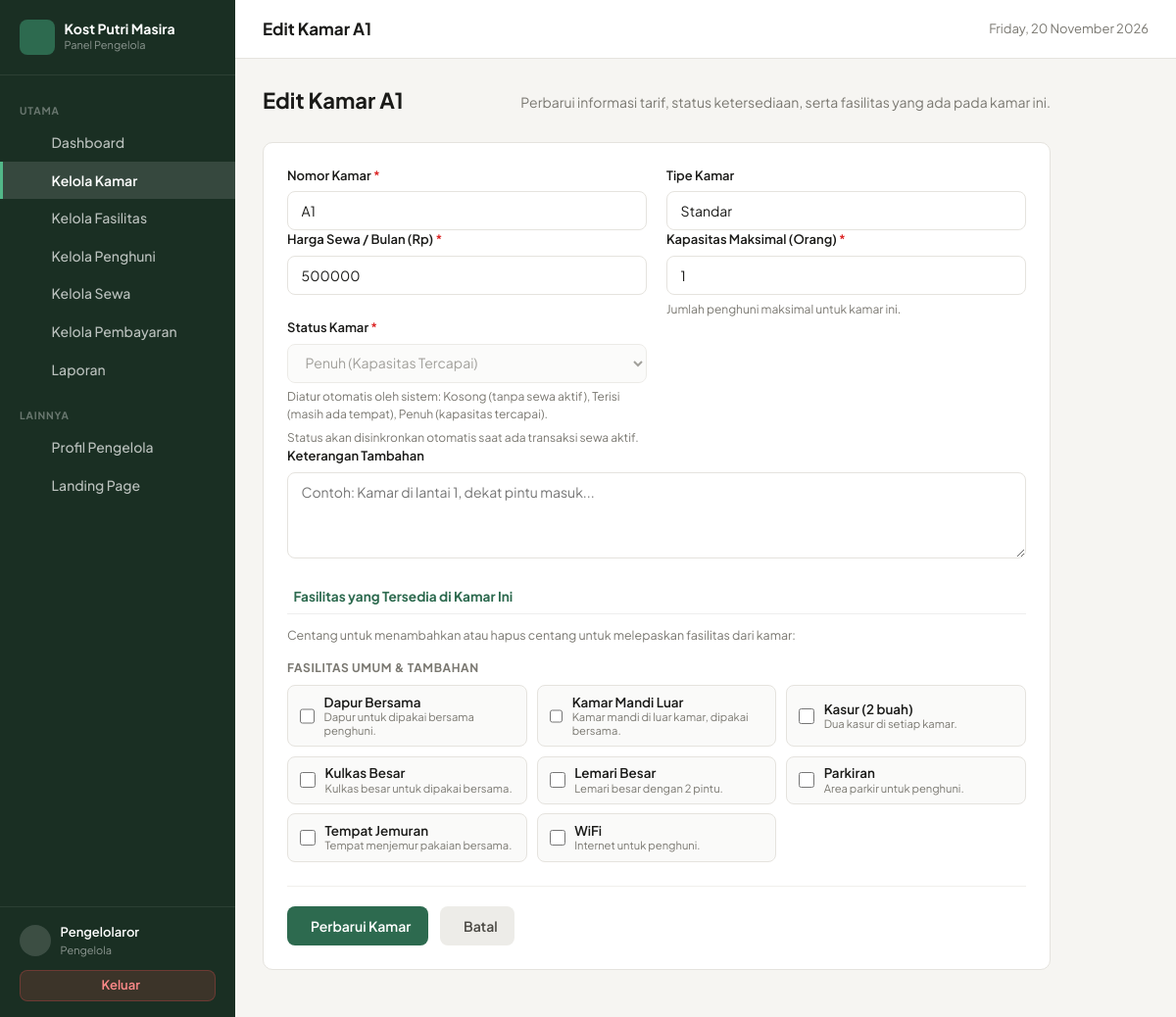
The page /admin/kamar/edit.php?id=1 (signed in) on the database its author committed.
### tables this page shows
CREATE TABLE `kamar` (
  `id_kamar` int NOT NULL,
  `nomor_kamar` varchar(20) NOT NULL,
  `tipe_kamar` varchar(50) DEFAULT NULL,
  `kapasitas` int NOT NULL DEFAULT '1',
  `harga` decimal(12,2) NOT NULL,
  `status` enum('kosong','terisi','penuh') NOT NULL DEFAULT 'kosong',
  `keterangan` text,
  `created_at` timestamp NULL DEFAULT CURRENT_TIMESTAMP
);

CREATE TABLE `fasilitas` (
  `id_fasilitas` int NOT NULL,
  `nama_fasilitas` varchar(100) NOT NULL,
  `jenis` enum('kamar','umum') NOT NULL,
  `keterangan` text
);

### includes/auth_check.php (called while the page is built, shortened)
<?php
function isLoggedIn(): bool {
    return isset($_SESSION['user_id']) && !empty($_SESSION['user_id']);
}
function currentUser(): ?array {
    return [
        'id_user'     => $_SESSION['user_id'] ?? null,
        'nama'        => $_SESSION['nama'] ?? '',
        'username'    => $_SESSION['username'] ?? '',
        'role'        => $_SESSION['role'] ?? '',
        'id_penghuni' => $_SESSION['id_penghuni'] ?? null,
    ];
}

### includes/functions.php (called while the page is built, shortened)
<?php
function e(?string $string): string {
    return htmlspecialchars((string)$string, ENT_QUOTES, 'UTF-8');
}

### admin/kamar/edit.php (the view, shortened to what this page needs)
<?php
require_once __DIR__ . '/../../config/database.php';
require_once __DIR__ . '/../../includes/functions.php';
require_once __DIR__ . '/../../includes/auth_check.php';
$user = currentUser();
$id_kamar = (int)($_GET['id'] ?? $_POST['id_kamar'] ?? 0);
try {
    $stmtKamar = $pdo->prepare("SELECT * FROM kamar WHERE id_kamar = :id LIMIT 1");
    $stmtKamar->execute(['id' => $id_kamar]);
    $kamar = $stmtKamar->fetch();
    $stmtKf = $pdo->prepare("SELECT id_fasilitas FROM kamar_fasilitas WHERE id_kamar = :id");
    $stmtKf->execute(['id' => $id_kamar]);
    $currentFasilitas = $stmtKf->fetchAll(PDO::FETCH_COLUMN);
    $fasilitasUmum  = $pdo->query("SELECT * FROM fasilitas WHERE jenis = 'umum'  ORDER BY nama_fasilitas ASC")->fetchAll();} catch (PDOException $e) {
    setFlash('danger', 'Terjadi kesalahan sistem: ' . $e->getMessage());
    redirect('index.php');}
$nomor_kamar       = $kamar['nomor_kamar'];
$tipe_kamar        = $kamar['tipe_kamar'] ?? 'Standar';
$harga             = (float)$kamar['harga'];
$kapasitas         = max(1, (int)($kamar['kapasitas'] ?? 1));
$status            = $kamar['status'];
$keterangan        = $kamar['keterangan'] ?? '';
$selectedFasilitas = array_map('intval', $currentFasilitas);
?><!DOCTYPE html>
<html lang="id">
<head>
<link rel="stylesheet" href="../../assets/css/app.css">
</head>
<body>
<div class="layout">
<aside class="sidebar" id="sidebarPanel">
    <div class="sb-brand">
        <div class="sb-ico"><i class="ph ph-house-line"></i></div>
        <div>
            <div class="sb-name">Kost Putri Masira</div>
            <span class="sb-sub">Panel Pengelola</span>
        </div>
    </div>
    <nav class="sb-nav">
        <div class="sb-label">Utama</div>
        <a href="../dashboard.php" class="sb-link"><i class="ph ph-squares-four"></i> Dashboard</a>
        <a href="index.php" class="sb-link active"><i class="ph ph-door"></i> Kelola Kamar</a>
        <a href="../fasilitas/index.php" class="sb-link"><i class="ph ph-sparkle"></i> Kelola Fasilitas</a>
        <a href="../penghuni/index.php" class="sb-link"><i class="ph ph-users-three"></i> Kelola Penghuni</a>
        <a href="../sewa/index.php" class="sb-link"><i class="ph ph-key"></i> Kelola Sewa</a>
        <a href="../pembayaran/index.php" class="sb-link"><i class="ph ph-credit-card"></i> Kelola Pembayaran</a>
        <a href="../laporan/index.php" class="sb-link"><i class="ph ph-chart-bar"></i> Laporan</a>
        <div class="sb-label" style="margin-top:.5rem">Lainnya</div>
        <a href="../profil.php" class="sb-link"><i class="ph ph-user-circle"></i> Profil Pengelola</a>
        <a href="../../index.php" class="sb-link" target="_blank" rel="noopener"><i class="ph ph-globe"></i> Landing Page</a>
    </nav>
    <div class="sb-foot">
        <div class="sb-user">
            <div class="sb-avatar"><i class="ph ph-user"></i></div>
            <div>
                <div class="sb-uname"><?= e($user['nama'] ?? 'Pengelola') ?></div>
                <div class="sb-urole">Pengelola</div>
            </div>
        </div>
        <a href="../../logout.php" class="btn-logout"><i class="ph ph-sign-out"></i> Keluar</a>
    </div>
</aside>
<div class="main">
    <header class="topbar">
        <div class="topbar-title">Edit Kamar <?= e($kamar['nomor_kamar']) ?></div>
        <div class="topbar-actions">
            <div class="topbar-date"><i class="ph ph-calendar"></i> <?= date('l, d F Y') ?></div>
        </div>
    </header>
    <main class="content content-form">
        <div class="pg-header">
            <h1 class="pg-title">Edit Kamar <?= e($kamar['nomor_kamar']) ?></h1>
            <p class="pg-sub">Perbarui informasi tarif, status ketersediaan, serta fasilitas yang ada pada kamar ini.</p>
        </div>
        <div class="card-form">
            <form action="edit.php?id=<?= $id_kamar ?>" method="POST">
                <div class="form-grid">
                    <div class="form-group">
                        <label class="form-label" for="nomor_kamar">
                            Nomor Kamar <span class="req">*</span>
                        </label>
                        <input
                            type="text"
                            id="nomor_kamar"
                            name="nomor_kamar"
                            class="form-control"
                            placeholder="Contoh: A1, B2"
                            value="<?= e($nomor_kamar) ?>"
                            required
                        >
                    </div>
                    <div class="form-group">
                        <label class="form-label" for="tipe_kamar">Tipe Kamar</label>
                        <input
                            type="text"
                            id="tipe_kamar"
                            name="tipe_kamar"
                            class="form-control"
                            placeholder="Contoh: Standar, Eksklusif, VIP"
                            value="<?= e($tipe_kamar) ?>"
                        >
                    </div>
                </div>
                <div class="form-grid">
                    <div class="form-group">
                        <label class="form-label" for="harga">
                            Harga Sewa / Bulan (Rp) <span class="req">*</span>
                        </label>
                        <input
                            type="number"
                            id="harga"
                            name="harga"
                            class="form-control"
                            placeholder="Contoh: 500000"
                            value="<?= e((string)$harga) ?>"
                            min="0"
                            step="1000"
                            required
                        >
                    </div>
                    <div class="form-group">
                        <label class="form-label" for="kapasitas">
                            Kapasitas Maksimal (Orang) <span class="req">*</span>
                        </label>
                        <input
                            type="number"
                            id="kapasitas"
                            name="kapasitas"
                            class="form-control"
                            min="1"
                            max="10"
                            value="<?= (int)$kapasitas ?>"
                            required
                        >
                        <div class="help-text">Jumlah penghuni maksimal untuk kamar ini.</div>
                    </div>
                </div>
                <div class="form-grid">
                    <div class="form-group">
                        <label class="form-label" for="status">
                            Status Kamar <span class="req">*</span>
                        </label>
                        <select id="status" name="status" class="form-control" disabled title="Status diatur otomatis oleh sistem berdasarkan jumlah sewa aktif">
                            <option value="penuh" <?= $status === 'penuh' ? 'selected' : '' ?>>Penuh (Kapasitas Tercapai)</option>
                        </select>
                        <div class="help-text">Diatur otomatis oleh sistem: Kosong (tanpa sewa aktif), Terisi (masih ada tempat), Penuh (kapasitas tercapai).</div>
                        <div class="help-text">Status akan disinkronkan otomatis saat ada transaksi sewa aktif.</div>
                    </div>
                </div>
                <div class="form-group">
                    <label class="form-label" for="keterangan">Keterangan Tambahan</label>
                    <textarea
                        id="keterangan"
                        name="keterangan"
                        class="form-control"
                        rows="3"
                        placeholder="Contoh: Kamar di lantai 1, dekat pintu masuk..."
                    ><?= e($keterangan) ?></textarea>
                </div>
                <div class="section-divider">
                    <i class="ph ph-sparkle"></i> Fasilitas yang Tersedia di Kamar Ini
                </div>
                <p style="font-size:.78rem;color:var(--muted);margin-bottom:.5rem">
                    Centang untuk menambahkan atau hapus centang untuk melepaskan fasilitas dari kamar:
                </p>
                <?php if (!empty($fasilitasUmum)): ?>
                <div class="facility-category-label">Fasilitas Umum &amp; Tambahan</div>
                <div class="facility-grid">
                    <?php foreach ($fasilitasUmum as $f):
                        $isChecked = in_array((int)$f['id_fasilitas'], $selectedFasilitas, true);
                    ?>
                    <label class="facility-box">
                        <input
                            type="checkbox"
                            name="fasilitas[]"
                            value="<?= (int)$f['id_fasilitas'] ?>"
                            <?= $isChecked ? 'checked' : '' ?>
                        >
                        <div class="facility-info">
                            <div class="facility-name"><?= e($f['nama_fasilitas']) ?></div>
                            <?php if (!empty($f['keterangan'])): ?>
                            <div class="facility-desc"><?= e($f['keterangan']) ?></div>
                            <?php endif; ?>
                        </div>
                    </label>
                    <?php endforeach; ?>
                </div>
                <?php endif; ?>
                <div class="form-actions">
                    <button type="submit" class="btn-submit">
                        <i class="ph ph-check-circle"></i> Perbarui Kamar
                    </button>
                    <a href="index.php" class="btn-cancel">
                        <i class="ph ph-x"></i> Batal
                    </a>
                </div>
            </form>
        </div>
    </main>
</div>
</div>
</body>
</html>

### admin/kamar/edit.php (style rules this page uses)
.section-divider { font-size:.85rem;font-weight:700;color:var(--green);margin:1.5rem 0 .75rem;padding-bottom:.4rem;border-bottom:1px solid #eee;display:flex;align-items:center;gap:.4rem }
.facility-category-label { font-size:.75rem;font-weight:700;text-transform:uppercase;letter-spacing:.05em;color:var(--muted);margin:1rem 0 .5rem }
.facility-grid { display:grid;grid-template-columns:repeat(auto-fill,minmax(210px,1fr));gap:.6rem;margin-bottom:.75rem }
.facility-box { display:flex;align-items:center;gap:.6rem;background:#fafaf9;border:1px solid var(--border);border-radius:8px;padding:.55rem .75rem;cursor:pointer;transition:border-color .12s,background .12s }
.facility-box input[type="checkbox"] { accent-color:var(--green);width:16px;height:16px;cursor:pointer }
.facility-info { line-height:1.2 }
.facility-name { font-size:.84rem;font-weight:600;color:#1a1a18 }
.facility-desc { font-size:.7rem;color:var(--muted) }

### rows shown on the page
kamar: nomor_kamar "A1", tipe_kamar "Standar", harga "500000", kapasitas "1", status "Penuh (Kapasitas Tercapai)"
fasilitas: nama_fasilitas "Dapur Bersama", keterangan "Dapur untuk dipakai bersama penghuni."
fasilitas: nama_fasilitas "Kamar Mandi Luar", keterangan "Kamar mandi di luar kamar, dipakai bersama."
fasilitas: nama_fasilitas "Kasur (2 buah)", keterangan "Dua kasur di setiap kamar."
fasilitas: nama_fasilitas "Kulkas Besar", keterangan "Kulkas besar untuk dipakai bersama."
fasilitas: nama_fasilitas "Lemari Besar", keterangan "Lemari besar dengan 2 pintu."
fasilitas: nama_fasilitas "Parkiran", keterangan "Area parkir untuk penghuni."
fasilitas: nama_fasilitas "Tempat Jemuran", keterangan "Tempat menjemur pakaian bersama."
fasilitas: nama_fasilitas "WiFi", keterangan "Internet untuk penghuni."

### other values the page prints
$user['nama'] "Pengelolaror"
